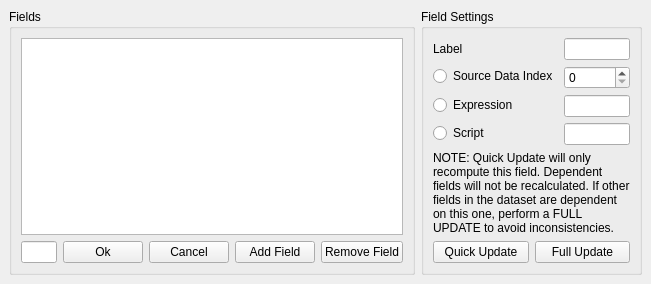
<?xml version="1.0" encoding="UTF-8"?>
<ui version="4.0">
 <class>DataFieldSettings</class>
 <widget class="QDockWidget" name="DataFieldSettings">
  <property name="geometry">
   <rect>
    <x>0</x>
    <y>0</y>
    <width>651</width>
    <height>284</height>
   </rect>
  </property>
  <property name="minimumSize">
   <size>
    <width>651</width>
    <height>284</height>
   </size>
  </property>
  <property name="windowTitle">
   <string>View Options</string>
  </property>
  <widget class="QWidget" name="dockWidgetContents">
   <layout class="QVBoxLayout" name="verticalLayout_3">
    <item>
     <layout class="QHBoxLayout" name="horizontalLayout_3">
      <item>
       <widget class="QGroupBox" name="groupBox">
        <property name="title">
         <string>Fields</string>
        </property>
        <layout class="QVBoxLayout" name="verticalLayout">
         <item>
          <widget class="QListWidget" name="fieldList"/>
         </item>
         <item>
          <layout class="QHBoxLayout" name="horizontalLayout">
           <item>
            <widget class="QLineEdit" name="fieldNameBox"/>
           </item>
           <item>
            <widget class="QPushButton" name="addFieldOkButton">
             <property name="text">
              <string>Ok</string>
             </property>
            </widget>
           </item>
           <item>
            <widget class="QPushButton" name="addFieldCancelButton">
             <property name="text">
              <string>Cancel</string>
             </property>
            </widget>
           </item>
           <item>
            <widget class="QPushButton" name="addFieldButton">
             <property name="text">
              <string>Add Field</string>
             </property>
            </widget>
           </item>
           <item>
            <widget class="QPushButton" name="removeFieldButton">
             <property name="text">
              <string>Remove Field</string>
             </property>
            </widget>
           </item>
          </layout>
         </item>
        </layout>
       </widget>
      </item>
      <item>
       <widget class="QGroupBox" name="fieldSettingsGroup">
        <property name="title">
         <string>Field Settings</string>
        </property>
        <layout class="QVBoxLayout" name="verticalLayout_2">
         <item>
          <layout class="QFormLayout" name="formLayout_2">
           <item row="0" column="0">
            <widget class="QLabel" name="label">
             <property name="text">
              <string>Label</string>
             </property>
            </widget>
           </item>
           <item row="0" column="1">
            <widget class="QLineEdit" name="labelBox"/>
           </item>
           <item row="1" column="0">
            <widget class="QRadioButton" name="indexCheck">
             <property name="text">
              <string>Source Data Index</string>
             </property>
            </widget>
           </item>
           <item row="1" column="1">
            <widget class="QSpinBox" name="indexBox"/>
           </item>
           <item row="2" column="0">
            <widget class="QRadioButton" name="exprCheck">
             <property name="text">
              <string>Expression</string>
             </property>
            </widget>
           </item>
           <item row="2" column="1">
            <widget class="QLineEdit" name="exprBox"/>
           </item>
           <item row="3" column="0">
            <widget class="QRadioButton" name="scriptCheck">
             <property name="text">
              <string>Script</string>
             </property>
            </widget>
           </item>
           <item row="3" column="1">
            <widget class="QLineEdit" name="scriptBox"/>
           </item>
          </layout>
         </item>
         <item>
          <spacer name="verticalSpacer">
           <property name="orientation">
            <enum>Qt::Vertical</enum>
           </property>
           <property name="sizeHint" stdset="0">
            <size>
             <width>20</width>
             <height>40</height>
            </size>
           </property>
          </spacer>
         </item>
         <item>
          <widget class="QLabel" name="label_2">
           <property name="text">
            <string>NOTE: Quick Update will only recompute this field. Dependent fields will not be recalculated. If other fields in the dataset are dependent on this one, perform a FULL UPDATE to avoid inconsistencies.</string>
           </property>
           <property name="wordWrap">
            <bool>true</bool>
           </property>
          </widget>
         </item>
         <item>
          <layout class="QHBoxLayout" name="horizontalLayout_2">
           <item>
            <widget class="QPushButton" name="quickUpdateButton">
             <property name="text">
              <string>Quick Update</string>
             </property>
            </widget>
           </item>
           <item>
            <widget class="QPushButton" name="fullUpdateButton">
             <property name="text">
              <string>Full Update</string>
             </property>
            </widget>
           </item>
          </layout>
         </item>
        </layout>
       </widget>
      </item>
     </layout>
    </item>
   </layout>
  </widget>
 </widget>
 <resources/>
 <connections/>
</ui>
